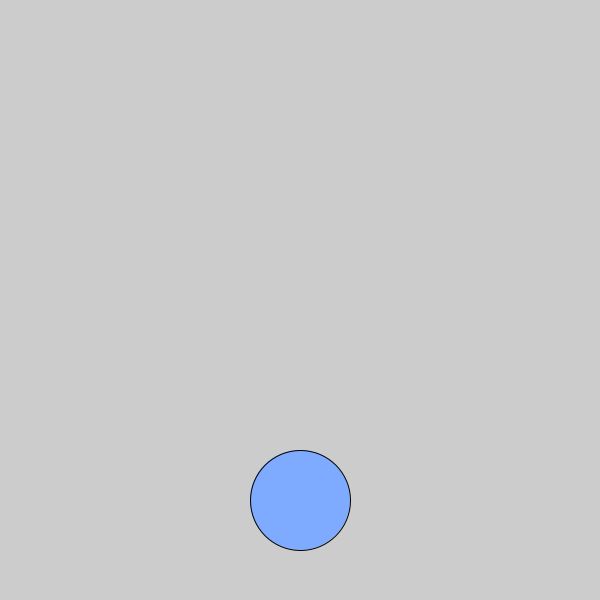
Frame 1 (no input)
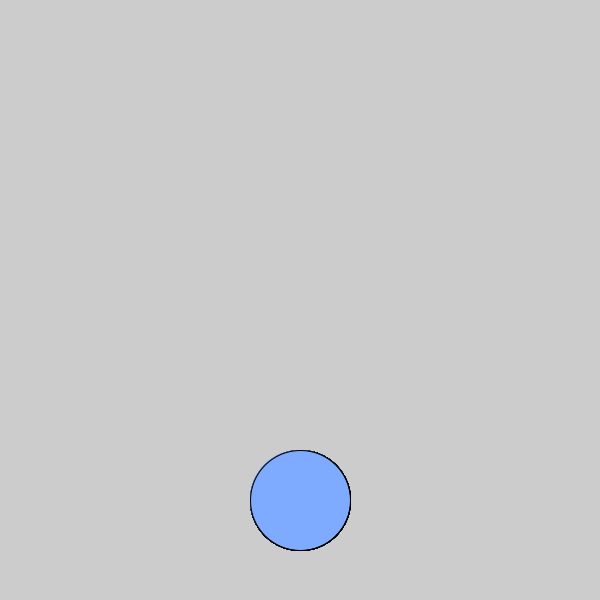
Frame 60 (the mouse pressed at the canvas centre just before this capture)
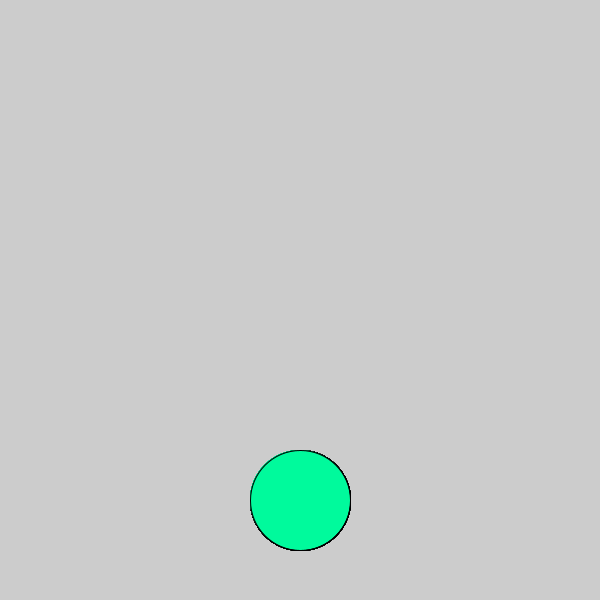
Frame 120 (the mouse held since frame 60 and released just before this capture)

The Processing sketch that drew these frames (run headless with seeded random() and noise(); from frame 60 on, the mouse is pressed at the canvas centre):

// Processing sketch: color_changing_dot
// ── color_changing_dot.pde
void setup(){
 size(600,600);}
void draw(){ 
  if  (mousePressed)  {
     fill(#00FA9C); 
  }else{     
     fill(#7EAAFF);
  }
   ellipse(300,500,100,100);  
}
